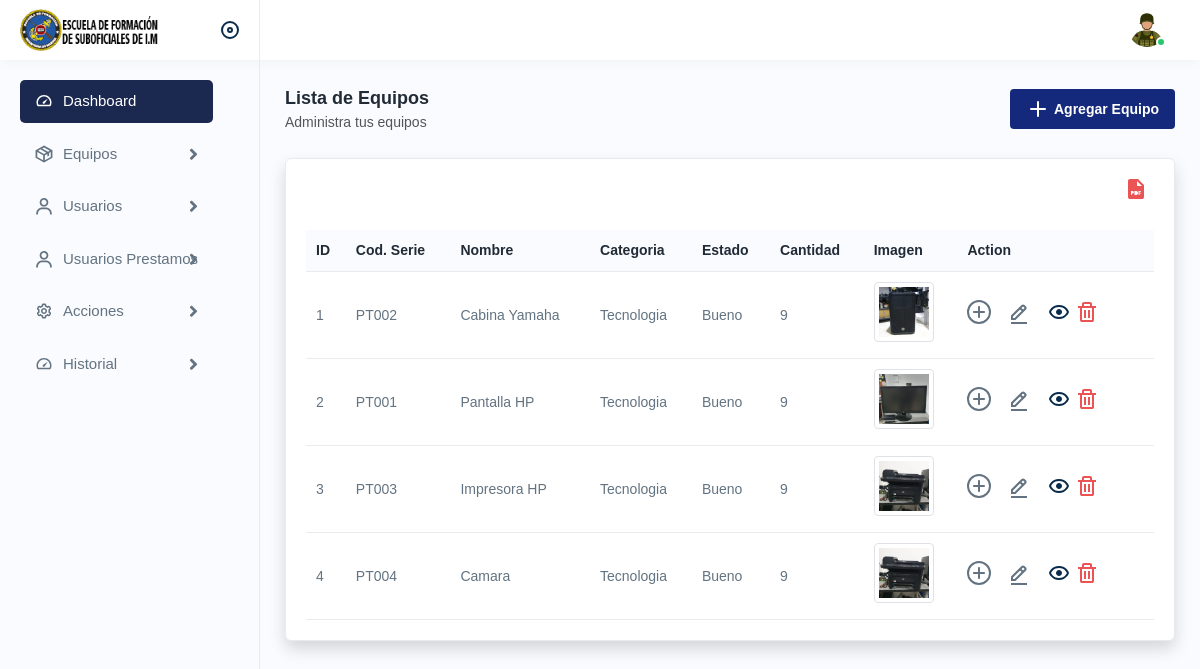
Page /productlist.php (signed in) on the earlier database version.
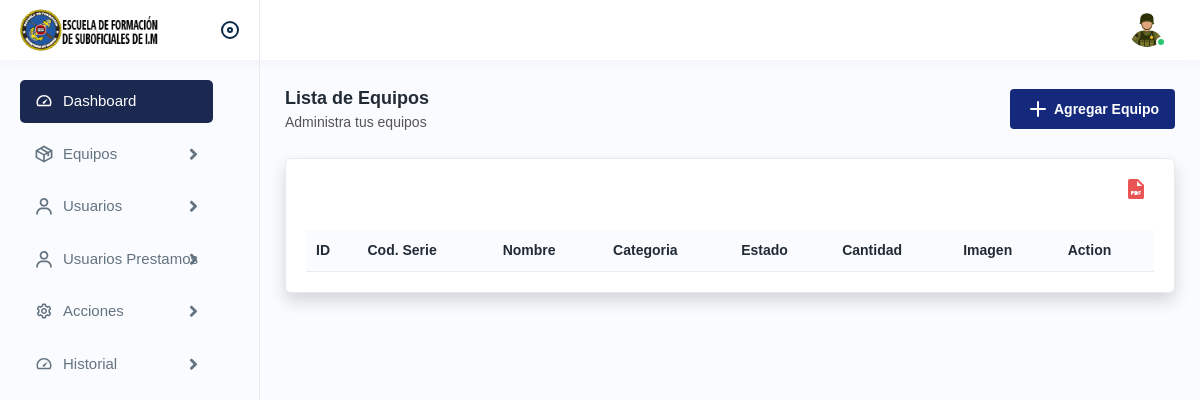
Same page on the later database version.
### tables this page shows
CREATE TABLE `equipos` (
  `id` int(11) NOT NULL,
  `Serie` varchar(50) NOT NULL,
  `Nombre` varchar(100) NOT NULL,
  `Categoria` varchar(100) NOT NULL,
  `Estado` varchar(30) NOT NULL,
  `Cantidad` int(11) NOT NULL,
  `Imagen` longblob NOT NULL
);

### productlist.php (the view, shortened to what this page needs)
<!DOCTYPE html>
<html lang="en">
<head>
  <link rel="stylesheet" href="assets/css/bootstrap.min.css" />
  <link rel="stylesheet" href="assets/css/animate.css" />
  <link rel="stylesheet" href="assets/plugins/select2/css/select2.min.css" />
  <link rel="stylesheet" href="assets/css/dataTables.bootstrap4.min.css" />
  <link rel="stylesheet" href="assets/plugins/fontawesome/css/fontawesome.min.css" />
  <link rel="stylesheet" href="assets/plugins/fontawesome/css/all.min.css" />
  <link rel="stylesheet" href="assets/css/style.css" />
</head>
<body>
  <div class="main-wrapper">
    <div class="header">
      <div class="header-left active">
        <a href="index.php" class="logo">
          <img src="assets/img/logos/LOGO ESFIM SUB.png" alt="" width="50px" />
        </a>
        <a id="toggle_btn" href="javascript:void(0);"> </a>
      </div>
      <ul class="nav user-menu">
        <li class="nav-item dropdown has-arrow main-drop">
          <a href="javascript:void(0);" class="dropdown-toggle nav-link userset" data-bs-toggle="dropdown">
            <span class="user-img"><img src="assets/img/profiles/avatarsoldado.jpg" alt="" />
              <span class="status online"></span></span>
          </a>
        </li>
      </ul>
    </div>
    <div class="sidebar" id="sidebar">
      <div class="sidebar-inner slimscroll">
        <div id="sidebar-menu" class="sidebar-menu">
          <ul>
            <li class="active">
              <a href="index.php"><img src="assets/img/icons/dashboard.svg" alt="img" /><span>
                  Dashboard</span>
              </a>
            </li>
            <li class="submenu">
              <a href="javascript:void(0);"><img src="assets/img/icons/product.svg" alt="img" /><span>
                  Equipos</span>
                <span class="menu-arrow"></span></a>
            </li>
            <li class="submenu">
              <a href="javascript:void(0);"><img src="assets/img/icons/users1.svg" alt="img" /><span>
                  Usuarios</span>
                <span class="menu-arrow"></span></a>
            </li>
            <li class="submenu">
              <a href="javascript:void(0);"><img src="assets/img/icons/users1.svg" alt="img" /><span>
                  Usuarios Prestamos</span>
                <span class="menu-arrow"></span></a>
            </li>
            <li class="submenu">
              <a href="javascript:void(0);"><img src="assets/img/icons/settings.svg" alt="img" /><span>
                  Acciones</span>
                <span class="menu-arrow"></span></a>
            </li>
            <li class="submenu">
              <a href="historial.php"><img src="assets/img/icons/dashboard.svg" alt="img" /><span>
                  Historial</span>
                <span class="menu-arrow"></span></a>
            </li>
          </ul>
        </div>
      </div>
    </div>
  </div>
  <div class="page-wrapper">
    <div class="content">
      <div class="page-header">
        <div class="page-title">
          <h4>Lista de Equipos</h4>
          <h6>Administra tus equipos</h6>
        </div>
        <div class="page-btn">
          <a href="addproducto.php" class="btn btn-added"><img src="assets/img/icons/plus.svg" alt="img" class="me-1" />Agregar Equipo</a>
        </div>
      </div>
      <div class="card shadow">
        <div class="card-body">
          <div class="table-top">
            <div class="search-set">
              <div class="search-input">
                <a class="btn btn-searchset"><img src="assets/img/icons/search-white.svg" alt="img" /></a>
              </div>
            </div>
            <div class="wordset">
              <ul>
                <li>
                  <a data-bs-toggle="tooltip" href="generar_informe_equipos.php" target="_blank" data-bs-placement="top" title="pdf"><img src="assets/img/icons/pdf.svg" alt="img" /></a>
                </li>
              </ul>
            </div>
          </div>
          <div class="table-responsive">
            <table class="table datanew">
              <thead>
                <tr>
                  <th>ID</th>
                  <th>Cod. Serie</th>
                  <th>Nombre</th>
                  <th>Categoria</th>
                  <th>Estado</th>
                  <th>Cantidad</th>
                  <th>Imagen</th>
                  <th>Action</th>
                </tr>
              </thead>
              <tbody>
                <?php
                include "./conexion.php";
                $sql = $mysqli->query("SELECT * FROM equipos");
                $contador = 1;
                while ($datos = $sql->fetch_object()) { ?>
                  <tr>
                    <td><?php echo $contador; ?></td>
                    <td><?php echo $datos->Serie; ?></td>
                    <td><?php echo $datos->Nombre; ?></td>
                    <td><?php echo $datos->Categoria; ?></td>
                    <td><?php echo $datos->Estado; ?></td>
                    <td><?php echo $datos->Cantidad; ?></td>
                    <td>
                      <img src="<?php echo $datos->Imagen; ?>" alt="Imagen" class="img-thumbnail" style="width: 60px; height: 60px; cursor: pointer;"
                        onclick="expandImage('<?php echo $datos->Imagen; ?>')">
                    </td>
                    <td>
                      <a class="me-3" href="add_equipo_especifico.php?id=<?php echo $datos->id; ?>">
                        <img src="assets/img/icons/add.svg" alt="img" />
                      </a>
                      <a class="me-3" href="editproduct.php?id=<?php echo $datos->id; ?>">
                        <img src="assets/img/icons/edit.svg" alt="img" />
                      </a>
                      <a href="ver_equipos_seriales.php?id=<?php echo $datos->id; ?>">
                        <img src="assets/img/icons/eye.svg" alt="img" />
                      </a>
                      <a class="me-3" href="javascript:void(0);" onclick="confirmDeletion(<?php echo $datos->id; ?>)">
                        <img src="assets/img/icons/delete.svg" alt="img" />
                      </a>
                    </td>
                  </tr>
                <?php
                  $contador++;
                } ?>
              </tbody>
            </table>
          </div>
        </div>
      </div>
    </div>
  </div>
</body>
</html>

Differences in the rows shown:
removed equipos: Serie "PT002", Nombre "Cabina Yamaha", Categoria "Tecnologia", Estado "Bueno", Cantidad "9", Imagen (picture)
removed equipos: Serie "PT001", Nombre "Pantalla HP", Categoria "Tecnologia", Estado "Bueno", Cantidad "9", Imagen (picture)
removed equipos: Serie "PT003", Nombre "Impresora HP", Categoria "Tecnologia", Estado "Bueno", Cantidad "9", Imagen (picture)
removed equipos: Serie "PT004", Nombre "Camara", Categoria "Tecnologia", Estado "Bueno", Cantidad "9", Imagen (picture)
